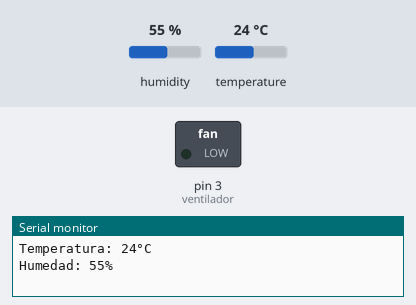
Bench run of a sketch on a simulated Arduino Uno, built with avr-gcc and run on an emulated ATmega328P. Shown: switched loads named in the sketch (green lamp = pin HIGH), the last lines printed to the serial monitor. Inputs (shaded band) come from the test bench; at power-on: temperature 24 °C, humidity 55 %.

Above: at 2.8 s.
2.9 s: temperature set to 26 °C
At 5.4 s:
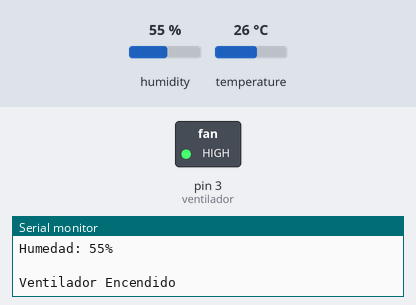
6.5 s: temperature set to 12 °C
At 10.2 s:
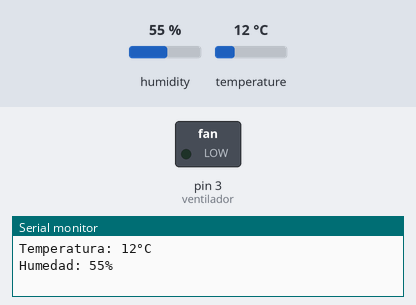
10.5 s: temperature set to 28 °C
At 13.4 s:
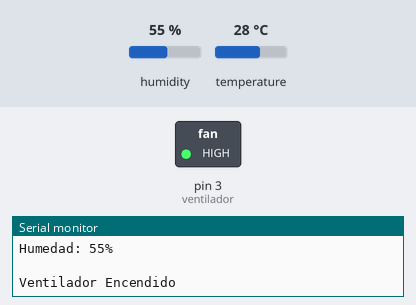
Timing chart, 0 to 14.9 s (numbered marks = the images above; inputs shaded):
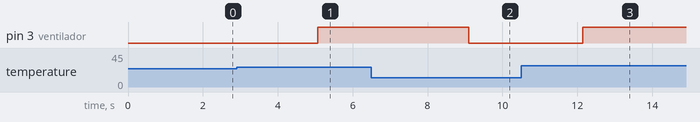

Measured:
- the behaviour switches between 24 and 25 °C on temperature (found by bisection; images 0 and 1)
- after the input at 2.9 s, pin 3 (ventilador): LOW → HIGH after 2.2 s
- after the input at 6.5 s, pin 3 (ventilador): HIGH → LOW after 2.6 s
- after the input at 10.5 s, pin 3 (ventilador): LOW → HIGH after 1.6 s

The sketch:

TEMPERATURA.ino
```cpp
#include <DHT.h> // incluir libreria
const int ventilador = 3;
const int sensorDHT = A2;
int temperatura, humedad;

DHT dht (sensorDHT, DHT11);

void setup() {
  Serial.begin(9600);
  pinMode(ventilador, OUTPUT);
  dht.begin();
}
void loop() {
  humedad = dht.readHumidity();
  temperatura = dht.readTemperature();
  Serial.print("Temperatura: ");
  Serial.print(temperatura);
  Serial.println("°C");
  Serial.print("Humedad: ");
  Serial.print(humedad);
  Serial.print("%");
  Serial.println(" ");
  Serial.println(" ");
  delay(1000);
  while (temperatura >= 25) {//condición para mantener el ambiente fresco
    Serial.println("Ventilador Encendido");
    digitalWrite(ventilador, 1);
    temperatura = dht.readTemperature();//Volvemos a leer la temperatura
    delay(2000);
  }
  digitalWrite(ventilador, 0);

}
```
